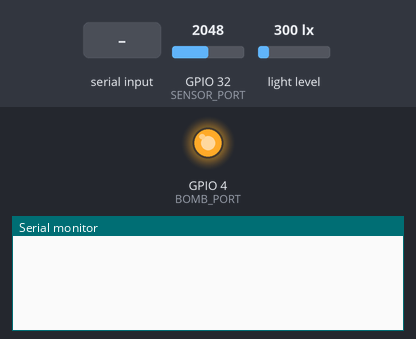
Bench run of a sketch on a simulated ESP32. Parts: output pins drawn as LEDs (lit = HIGH), the last lines printed to the serial monitor. The inputs (shaded band) are chosen by the test bench; at power-on: GPIO 32 (SENSOR_PORT) = 2048, light level 300 lx. EEPROM starts erased; nothing arrives over Bluetooth unless stated.

Above: at 1.8 s.
1.9 s: "AUTO" received over the second serial link
At 3.7 s:
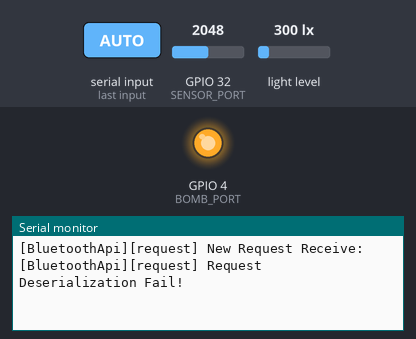
4.5 s: "1" received over the second serial link
At 6.6 s:
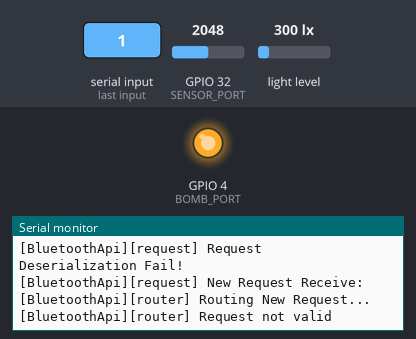

Measured:
- after the input at 1.9 s, the serial monitor: prints a new line after 1.1 s (image 1)
- after the input at 4.5 s, the serial monitor: prints a new line after 1.6 s (image 2)

The sketch:

main.ino
```cpp
#include "BluetoothApi.h"
#include "Config.h"
#include "WateringControl.h"
#include "LightSensor.h"
#include "HumiditySensor.h"
#include <Wire.h>

BluetoothApi api;
LightSensor lightSensor;
Config config;
WateringControl wateringControl;
HumiditySensor humiditySensor;

String wateringType = "AUTO";
int interval = 30;
int intervalCount = 0;

void sendWateringStatus(bool status)
{
  StaticJsonDocument<200> payload;
  payload["wateringStatus"] = status;
  api.send(payload);
}

void wateringProcess()
{
  sendWateringStatus(true);
  delay(10000);
  wateringControl.turnOn();
  delay(15000);
  wateringControl.turnOff();
  sendWateringStatus(false);
  delay(10000);
}

void setup()
{
  Serial.begin(115200);

  config = Config();
  lightSensor = LightSensor();
  wateringControl = WateringControl();
  humiditySensor = HumiditySensor();
  api = BluetoothApi();

  Wire.begin();
  api.initialize();
  lightSensor.initialize();
  wateringControl.turnOff();
}

void loop()
{
  api.verify();

  ConfigData data = config.get();
  interval = data.interval;
  wateringType = data.wateringType;
  int manualWatering = config.getManualStatus();

  intervalCount++;

  StaticJsonDocument<200> humidity = humiditySensor.read();
  api.send(humidity);
  delay(500);
  StaticJsonDocument<200> light = lightSensor.read();
  api.send(light);
  delay(500);

  if (manualWatering == 1)
  {
    intervalCount = 0;
    manualWatering = 0;
    config.setManualStatus(0);
    wateringProcess();
  }
  if (intervalCount >= interval)
  {
    intervalCount = 0;
    if (wateringType != "AUTO")
    {
      wateringProcess();
    }
  }
  else
  {
    int percent = humidity["percent"];
    if (percent < 40 && wateringType == "AUTO")
    {
      wateringProcess();
    }
  }
}
```

BluetoothApi.cpp
```cpp
#include "BluetoothApi.h"

BluetoothApi::BluetoothApi()
{
    config = Config();
}

void BluetoothApi::initialize()
{
    serialBT.begin("SmartGarden");
    serialBT.println(F("Bluetooth Api Started! Ready to pair..."));
}

void BluetoothApi::verify()
{
    if (serialBT.available())
    {
        request(serialBT.readString());
    }
    delay(20);
}

void BluetoothApi::send(StaticJsonDocument<200> body)
{
    String a;
    serializeJson(body, a);
    uint8_t buf[a.length()];
    memcpy(buf, a.c_str(), a.length());
    serialBT.write(buf, a.length());
    serialBT.println();
}

void BluetoothApi::request(String json)
{
    try
    {
        Serial.println(F("[BluetoothApi][request] New Request Receive:"));
        DynamicJsonDocument doc(1024);
        DeserializationError error = deserializeJson(doc, json);
        if (error)
        {
            throw 1;
        }
        const char *route = doc["route"];
        String body = doc["body"];
        router(String(route), String(body));
    }
    catch (...)
    {
        Serial.println(F("[BluetoothApi][request] Request Deserialization Fail!"));
    }
}

void BluetoothApi::router(String route, String body)
{
    Serial.println(F("[BluetoothApi][router] Routing New Request..."));
    if (route == "getConfig")
    {
        StaticJsonDocument<200> payload;
        ConfigData data = config.get();
        payload["wateringType"] = data.wateringType;
        payload["interval"] = data.interval;
        send(payload);
    }
    else if (route == "setConfig")
    {
        DynamicJsonDocument doc(1024);
        DeserializationError error = deserializeJson(doc, body);
        if (error)
        {
            return;
        }
        config.update(doc["wateringType"], doc["interval"]);
    }
    else if (route == "forceWatering")
    {
        config.setManualStatus(1);
    }
    else
    {
        Serial.println(F("[BluetoothApi][router] Request not valid"));
    }
}
```

BluetoothApi.h
```cpp
#ifndef BluetoothApi_h
#define BluetoothApi_h

#include "Arduino.h"
#include <inttypes.h>
#include "BluetoothSerial.h"
#include <ArduinoJson.h>
#include "Config.h"

class BluetoothApi
{
public:
  BluetoothApi();
  void initialize();
  void verify();
  void send(StaticJsonDocument<200> body);

private:
  BluetoothSerial serialBT;
  Config config;
  std::function<void(String)> readSensor;
  void request(String json);
  void router(String route, String body);
};
#endif
```

HumiditySensor.cpp
```cpp
#include "Arduino.h"
#include "HumiditySensor.h"

HumiditySensor::HumiditySensor()
{
}

StaticJsonDocument<200> HumiditySensor::read()
{
    StaticJsonDocument<200> payload;
    int humidity = analogRead(SENSOR_PORT);
    int percent = ( 100 - ( (humidity/4095.00) * 100 ) );
    payload["humidity"] = humidity;
    payload["percent"] = percent;
    return payload;
}
```

HumiditySensor.h
```cpp
#ifndef HumiditySensor_h
#define HumiditySensor_h

#include "Arduino.h"
#include <ArduinoJson.h>

#define SENSOR_PORT 32

class HumiditySensor
{
public:
    HumiditySensor();
    StaticJsonDocument<200> read();
};
#endif
```

LightSensor.cpp
```cpp
#include "Arduino.h"
#include "LightSensor.h"

BH1750 lightMeter;

LightSensor::LightSensor()
{

}

void LightSensor::initialize()
{
    if (!lightMeter.begin(BH1750::CONTINUOUS_HIGH_RES_MODE))
    {
        Serial.println(F("Error initialising BH1750"));
    }
}

StaticJsonDocument<200> LightSensor::read()
{
    StaticJsonDocument<200> payload;
    float lux = lightMeter.readLightLevel();
    payload["lux"] = lux;
    return payload;
}
```

LightSensor.h
```cpp
#ifndef LightSensor_h
#define LightSensor_h

#include "Arduino.h"
#include <BH1750.h>
#include <ArduinoJson.h>

class LightSensor
{
public:
    LightSensor();
    void initialize();
    StaticJsonDocument<200> read();

private:

};
#endif
```

WateringControl.cpp
```cpp
#include "Arduino.h"
#include "WateringControl.h"

WateringControl::WateringControl()
{
    pinMode(BOMB_PORT, OUTPUT);
}

void WateringControl::turnOn()
{
    digitalWrite(BOMB_PORT, LOW);
}

void WateringControl::turnOff()
{
    digitalWrite(BOMB_PORT, HIGH);
}
```

WateringControl.h
```cpp
#ifndef WateringControl_h
#define WateringControl_h

#include "Arduino.h"

#define BOMB_PORT 4

class WateringControl
{
public:
    WateringControl();
    void turnOn();
    void turnOff();
};
#endif
```

Config.cpp
```cpp
#include "Arduino.h"
#include "Config.h"

Config::Config()
{
}

void Config::open()
{
    preferences.begin("smartGarden", false);
}

void Config::close()
{
    preferences.end();
}

void Config::update(String wateringType, int interval)
{
    open();
    preferences.putString("wateringType", wateringType);
    preferences.putUInt("interval", interval);
    close();
}
void Config::setManualStatus(int status)
{
    open();
    preferences.putUInt("manualStatus", status);
    close();
}

int Config::getManualStatus()
{
    open();
    int manual = preferences.getUInt("manualStatus", 0);
    close();
    return manual;
}

ConfigData Config::get()
{
    ConfigData config;
    open();
    config.interval = preferences.getUInt("interval", 600000);
    config.wateringType = preferences.getString("wateringType", "AUTO");
    close();
    return config;
}
```

Config.h
```cpp
#ifndef Config_h
#define Config_h

#include <Preferences.h>

struct ConfigData
{
    String wateringType;
    unsigned int interval;
};

class Config
{
public:
    Config();
    void initialize();
    void update(String wateringType, int interval);
    void setManualStatus(int status);
    int getManualStatus();
    ConfigData get();

private:
    Preferences preferences;
    void open();
    void close();
};
#endif
```
